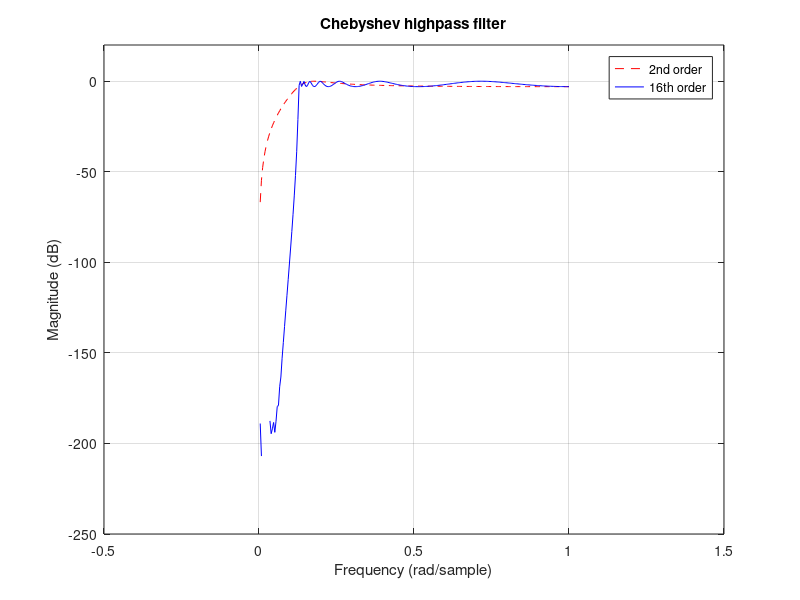

This chart was generated by the following MATLAB code:
clear all;
close all;
clc;

%Set the constants for the Chebyshev filtering process
Ts=0.2;   %Sampling period
Fs=1/Ts;   %Sampling frequency
omega_c=2; %Cuttoff frequency
Rp=3;      %Passband ripple
N=256;     %Number of samples


%Create the required derived constants
omega_c_norm = omega_c/(Fs*pi);  %Normalized cutoff frequency

%Create highpass Chebyshev filter with grade 2
[num_2, denom_2] = cheby1(2, Rp, omega_c_norm, 'high');
[H2, omega2] = freqz(num_2, denom_2, N);


%Create highpass Chebyshev filter with grade 16
[num_16, denom_16] = cheby1(16, Rp, omega_c_norm, 'high');
[H16, omega16] = freqz(num_16, denom_16, N);


f = linspace(0, Fs/2, N);
f = 2*f/Fs; %Normalize sample freq

%Plot the filters in logarithmic dB
plot(f, 20*log10(abs(H2)), 'r--');
hold on;
plot(f, 20*log10(abs(H16)), 'b');
grid on;
legend('2nd order','16th order');
xlabel('Frequency (rad/sample)');
ylabel('Magnitude (dB)');
title('Chebyshev highpass filter');
xlim([-0.5 1.5]);
ylim([-250 20]);




